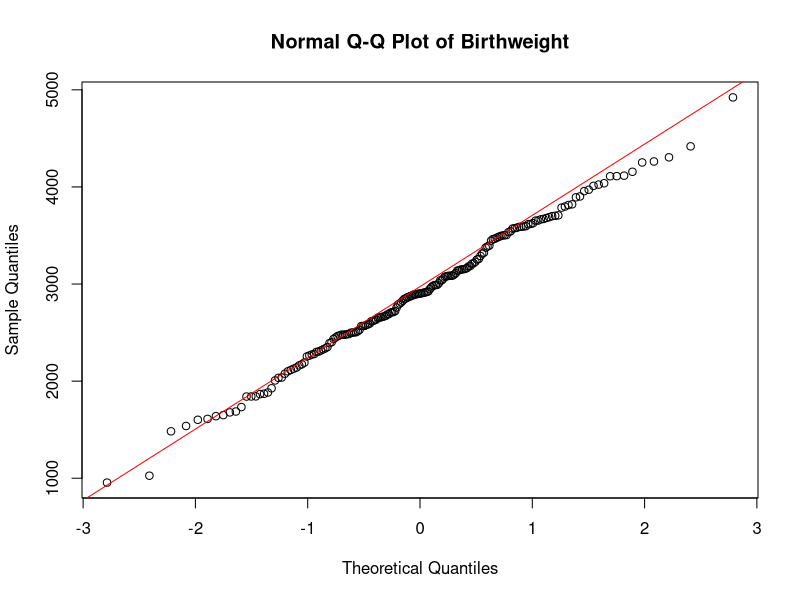
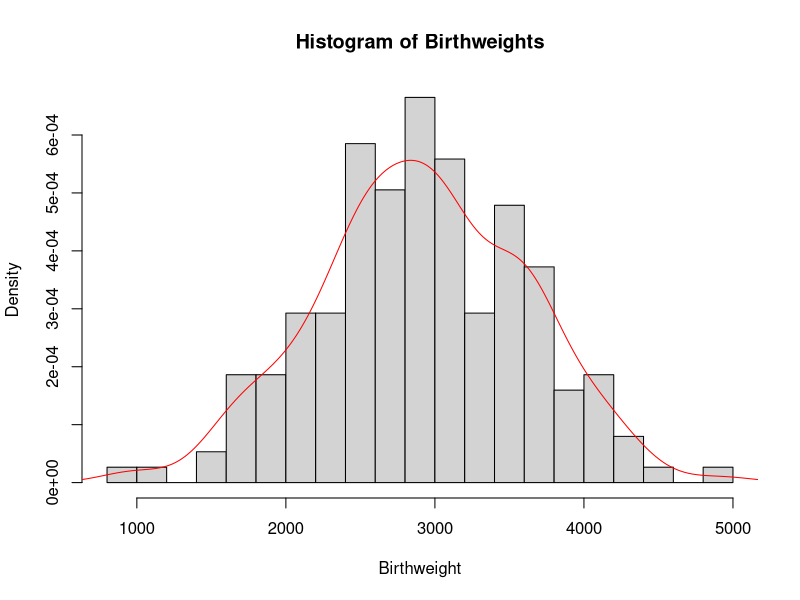
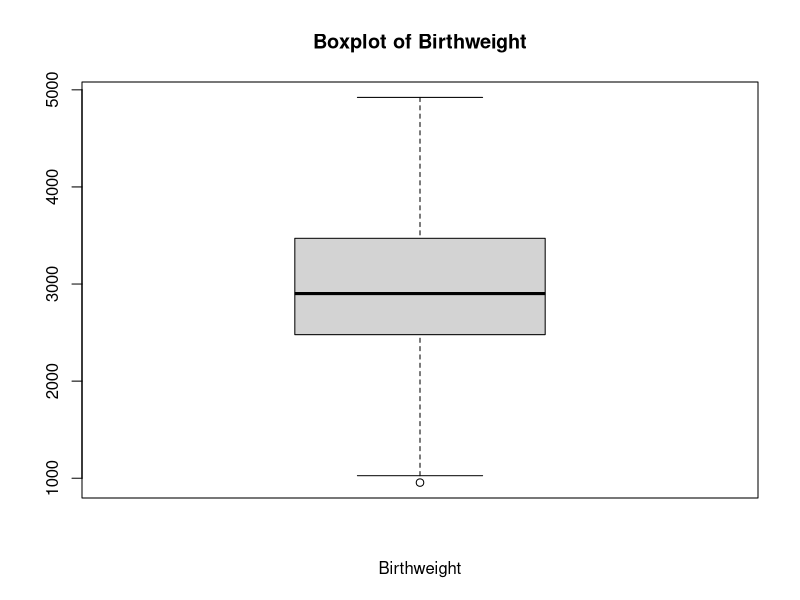
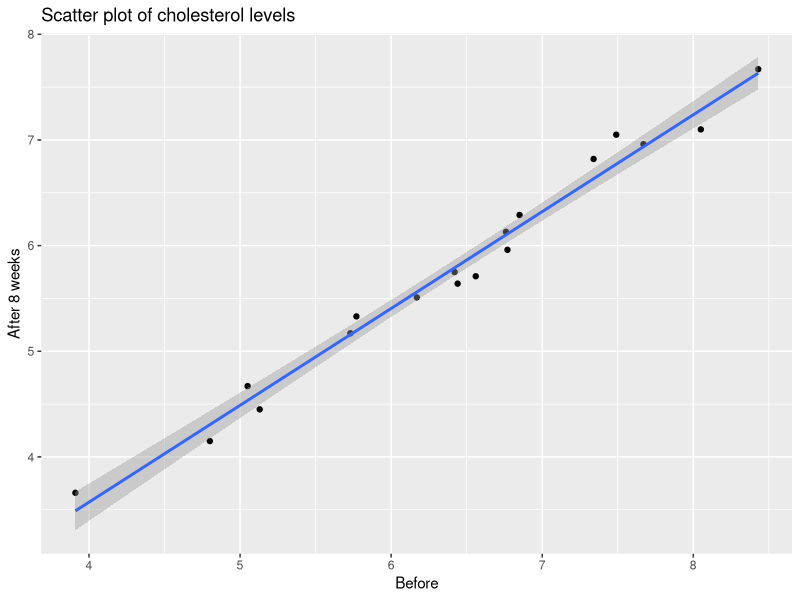
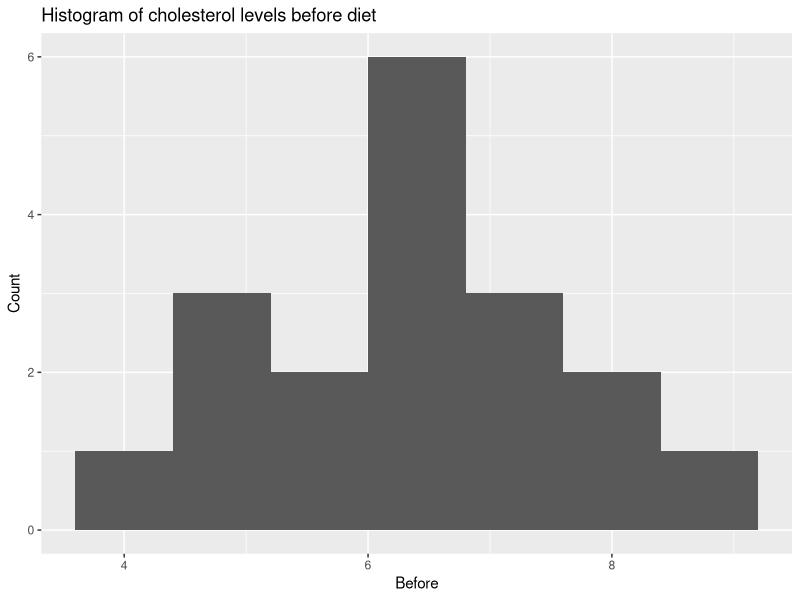
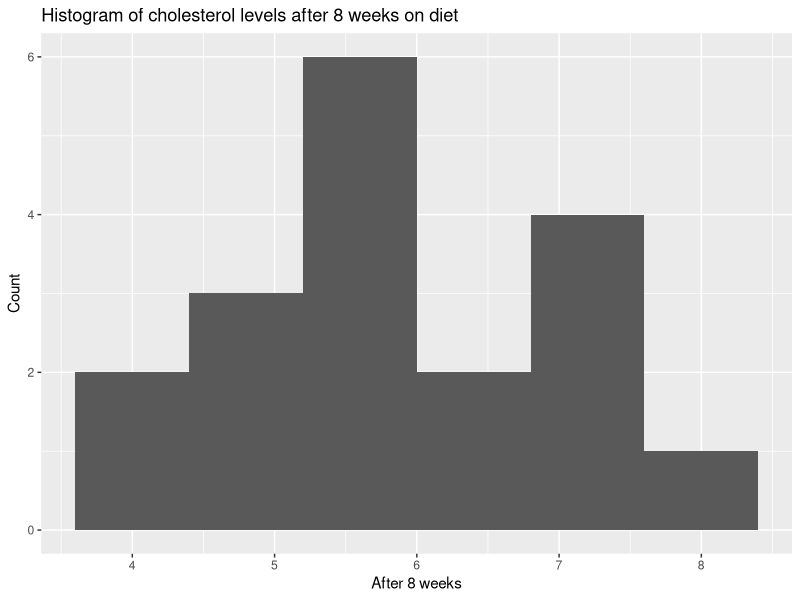
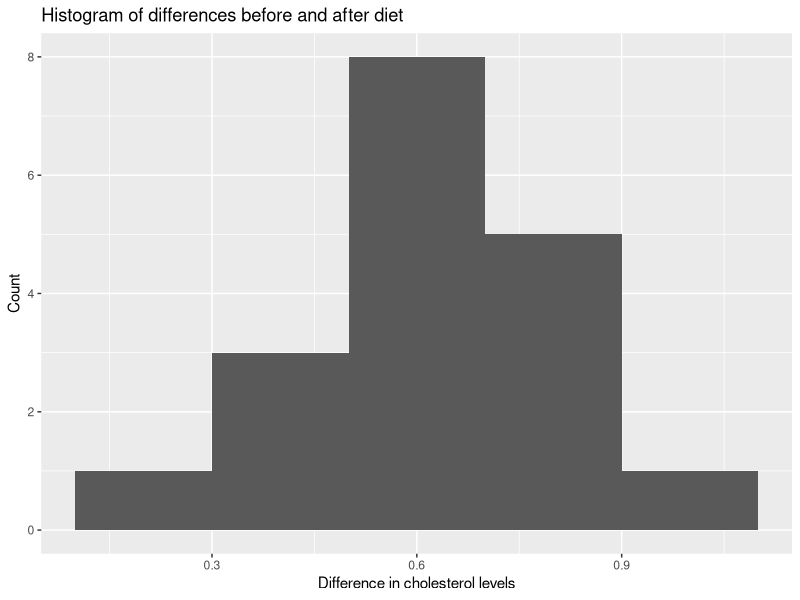
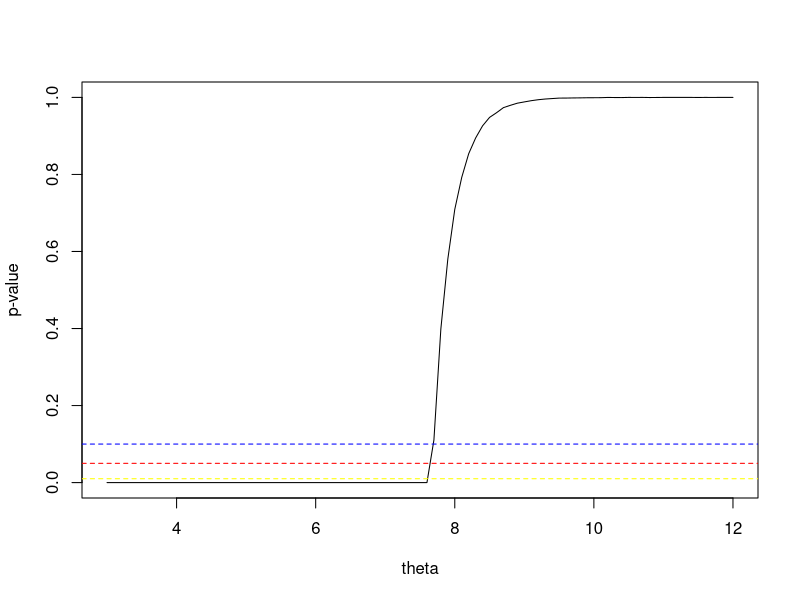

These charts were generated, in order, by the following R code:
## ---- chunk 1
birthweight = read.table(file = "birthweight.txt", header = TRUE)
data= birthweight$birthweight

## ---- chunk 2
qqnorm(data, main = "Normal Q-Q Plot of Birthweight")
qqline(data,col=" red ")

# Check for normality with histogram
hist(x = data,breaks=15,main = "Histogram of Birthweights",
     xlab = " Birthweight ",freq = FALSE)
lines(x= density(x= data), col=" red ")

# Check for normality with boxplot
boxplot (data , main =" Boxplot of Birthweight ",
         xlab =" Birthweight ")#horizontal = TRUE)

## ---- chunk 3
shapiro.test(data)
## ---- chunk 4
# construct Confidence Interval
mu <- mean(data)
stnd <-sd(data)
CI <- 0.96
alpha <- 1-CI
# Calculate the margin of error for a 95% confidence interval
z <- qnorm(1 - alpha/2) # 98th percentile of standard normal distribution
# Calculate the margin of error
me <- z * stnd / sqrt(length(data))
# Calculate the confidence interval
lower_ci = mu - me
upper_ci = mu + me
# Print the confidence interval
cat("Confidence Interval: [", lower_ci, ", ", upper_ci, "]", sep = "")
## ---- chunk 5
# construct a bounded 96%-CI for mu(mean)
for (sample_size in 1:1000) {
  lower_bound = mu - z*stnd/sqrt(sample_size)
  upper_bound = mu + z*stnd/sqrt(sample_size)
  CI_length <- upper_bound - lower_bound
  if (CI_length <= 100) {
    break
  }
}
cat("sample_size",sample_size)
## ---- chunk 6
# Compute a bootstrap 96%-CI for mu and compare it to the above CI.
library(boot)
B <- 1000 # Choose number of bootstrap resamples
boot_data <- boot(data, statistic = function(data, i) mean(data[i]), R = B)
boot_ci <- boot.ci(boot_data, type = "perc", conf = 0.96)
lower_bound_boot_ci <- boot_ci$percent[[4]]
upper_bound_boot_ci <- boot_ci$percent[[5]]
cat("boot_CI Confidence Interval: [", lower_bound_boot_ci, ", ", upper_bound_boot_ci, "]", sep = "")
## ---- chunk 7
# Verify this claim by using a one side t-test
t.test(data, mu = 2800, alternative = "greater")
## ---- chunk 8
# sign test
binom.test(sum(data > 2800), n=length(data), p = 0.5, alternative = "greater")
## ---- chunk 9
B = 1000; n = 50
psign = numeric(B) # will contain P-values of sign test
pttest = numeric(B) # will contain P-values of T test

for(i in 1:B) {
  x = sample(data, n)
  pttest[i] = t.test(x, mu=2800, alt='greater')[[3]] # extract P-value
  psign[i] = binom.test(sum(x>2800), n, alt='greater')[[3]] # extract P-value
}
power_ttest = sum(pttest<0.05)/B
power_sign = sum(psign<0.05)/B
cat("the powers of the t-test: ", power_ttest, ",  the powers of the sing test: ", power_sign, sep = "")
## ---- chunk 10
# Set the number of samples to take and the lower probability
n_samples = 1000
p_left = 0.25
# Create an empty vector to store the sample probabilities
sample_probabilities = numeric(n_samples)
# Take n_samples samples of size n_samples from the birthweight vector
# Calculate the proportion of samples that have a weight less than 2600 grams
# Store the sample proportion in the sample_probabilities vector
for(i in 1:n_samples){
  sample = sample(data, n_samples, replace = TRUE)
  sample_probabilities[i] = sum(sample < 2600)/n_samples
}
# Calculate the standard deviation of the sample proportions
sample_sd = sd(sample_probabilities)
# Calculate the mean of the sample proportions
p_hat = mean(sample_probabilities)
# margin of error
me = p_hat - p_left
# Calculate the upper confidence interval
p_right = p_hat + me
# Calculate the z-score
z = me / sqrt((p_hat*(1-p_hat))/length(data))
# Calculate the level of significance
alpha = (1 - pnorm(z))*2
# Calculate the confidence level
confidence_level = 1 - alpha

cat("Confidence Interval: [", p_left, ", ", p_right, "]","confidence_level: ",confidence_level , sep = "")
## ---- chunk 11
male_means = c()
female_means = c()

for (i in 1:1000) {
  # Select 34 males and 28 females with birthweight < 2600 g
  male_2600 = sample(data< 2600, 34)
  female_2600 = sample(data[data < 2600], 28)
   # Select 61 males and 65 females with birthweight >= 2600 g
  male_others = sample(data[data >= 2600], 61)
  female_others = sample(data[data >= 2600], 65)
   # Combine the selected males and females with birthweight < 2600 g
  males = c(male_2600, male_others)
  females = c(female_2600, female_others)
  # Calculate the mean birthweight for males and females
  male_means = c(male_means, mean(males))
  female_means = c(female_means, mean(females))
}
# Calculate the mean of the sample means for males and females
mean(male_means)
mean(female_means)
# Perform a two-sample t-test assuming unequal variances
t.test(male_means, female_means)
## ---- chunk 12
#library('tidyverse')
cholesterol <- read.table("cholesterol.txt", header = TRUE)

library(ggplot2)

summary(cholesterol)

# Regression the 2 variables are highly correlated
ggplot(cholesterol, aes(x = Before, y = After8weeks)) +
  geom_point() +
  geom_smooth(method = "lm") +
  labs(x = "Before", y = "After 8 weeks", title = "Scatter plot of cholesterol levels")
cor(cholesterol$Before, cholesterol$After8weeks)


# creating histograms
ggplot(cholesterol, aes(x = Before)) +
  geom_histogram(binwidth = 0.8) +
  labs(x = "Before", y = "Count", title = "Histogram of cholesterol levels before diet")

shapiro.test(cholesterol$Before) # accept null, data is normal

ggplot(cholesterol, aes(x = After8weeks)) +
  geom_histogram(binwidth = 0.8) +
  labs(x = "After 8 weeks", y = "Count", title = "Histogram of cholesterol levels after 8 weeks on diet")
shapiro.test(cholesterol$After8weeks) # accept null, data is normal
# checking difference
diff <- cholesterol$Before - cholesterol$After8weeks

ggplot(cholesterol, aes(x = Before - After8weeks)) +
  geom_histogram(binwidth = 0.2) +
  labs(x = "Difference in cholesterol levels", y = "Count", title = "Histogram of differences before and after diet")

shapiro.test(diff) # accept null, data is normal
## ---- chunk 13
wilcox.test(cholesterol$Before, cholesterol$After8weeks, paired = TRUE)
#strong evidence to suggest that the margarine diet #had an effect on cholesterol levels.
## ---- chunk 14
# Calculate estimate for theta
theta_hat <- 2*mean(cholesterol$After8weeks) - 3
sigma <- sqrt((theta_hat-3)^2/12)

n <- length(cholesterol$After8weeks)
z <- qnorm(0.975)

lower <- theta_hat - z*(sigma/sqrt(n))
upper <- theta_hat + z*(sigma/sqrt(n))
#confidence interval
c(lower, upper)
## ---- chunk 15
after = cholesterol$After8weeks
# Define the test statistic function
T <- function(x) max(x)

# Set up the range of theta values to test
theta_vals <- seq(3, 12, by = 0.1)

# Create a vector to store the p-values for each theta value
p_vals <- rep(NA, length(theta_vals))

# Perform the bootstrap test for each theta value
for (i in seq_along(theta_vals)) {
  # Generate bootstrap samples
  boot_samples <- replicate(10000, runif(18, min = 3, max = theta_vals[i]))
  # Calculate test statistics for bootstrap samples
  boot_t <- apply(boot_samples, 2, T)
  # Calculate p-value
  p_vals[i] <- mean(boot_t >= max(after))
}

# Plot the p-values as a function of theta
plot(theta_vals, p_vals, type = "l", xlab = "theta", ylab = "p-value")
abline(h = 0.01, col = "yellow", lty = 2)
abline(h = 0.05, col = "red", lty = 2)
abline(h = 0.1, col = "blue", lty = 2)


## ---- chunk 16

# Median test
binom.test(sum(cholesterol$After8weeks<6),length(cholesterol$After8weeks),p=0.5,alt="less")

binom.test(sum(cholesterol$After8weeks < 4.5), length(cholesterol$After8weeks), p = 0.25, alternative = "less", conf.level = 0.95)


## ---- chunk 17
data = read.table(file = "diet.txt", header = TRUE)
## ---- chunk 18
data$weight.lost=data$preweight-data$weight6weeks

## ---- chunk 19
before=data$preweight;after=data$weight6weeks
par(mfrow=c(1,2))


qqnorm(before)
hist(before)
qqnorm(after)
hist(after)
qqnorm(after-before)
hist(after-before)
t.test(before,after,paired=TRUE)
## ---- chunk 20
data$diet=factor(data$diet)
dataaov=lm(weight.lost~diet,data=data)
anova(dataaov)
## ---- chunk 21
par(mfrow=c(1,2)); qqnorm(residuals(dataaov))
plot(fitted(dataaov),residuals(dataaov))
## ---- chunk 22

summary(dataaov) #can we use fitted(dataaov here as well? )

## ---- chunk 23
genderaov=lm(weight.lost~gender*diet,data=data)  
anova(genderaov)
## ---- chunk 24
preddata=data.frame(diet=c("1","2","3"))
predict(dataaov,preddata)


## ---- chunk 25
#install.packages('MASS')
library(MASS)
data(npk)
## ---- chunk 26
#Create a matrix of random plots
random_plots_matrix <- cbind(rep(1:24),rep(1:6, each = 4),
                             replicate(3, c(replicate(6, sample(c(1,1,0,0))))))
#Convert the matrix to a data frame
data_frame <- data.frame(random_plots_matrix)
#Set column names
header <- c("plot", "block", "N", "P", "K")
colnames(data_frame) <- header
#View the resulting data frame
head(data_frame)
## ---- chunk 27
# Subset the data to only include nitrogen treatment
npk_nitrogen  <- npk[npk$N == 1,]
# Calculate the average yield per block for nitrogen treatment
nitrogen_avg_yield  <- aggregate(yield ~ block, data = npk_nitrogen, FUN = mean)
# Subset the data to only include plots without nitrogen treatment
npk_no_nitrogen  <- npk[npk$N == 0,]
# Calculate the average yield per block for plots without nitrogen treatment
no_nitrogen_avg_yield  <- aggregate(yield ~ block, data = npk_no_nitrogen, FUN = mean)
# Make a boxplot comparing the average yield per block for nitrogen and no nitrogen treatments
boxplot(no_nitrogen_avg_yield$yield, nitrogen_avg_yield$yield,
        names = c("No Nitrogen Treatment", "Nitrogen Treatment"), ylab = "yield")
#legend("topleft", legend = c("Nitrogen Treatment", "No Nitrogen Treatment"))


avg_yield <- apply(cbind(nitrogen_avg_yield[[2]], no_nitrogen_avg_yield[[2]]),1,function(x) unname(unlist(x)))
rownames(avg_yield)<- c("nitrogen_avg_yield","no_nitrogen_avg_yield")

barplot(avg_yield, col = c("#1b98e0", "#353436"),beside = TRUE,
        xlab="blocks",ylab = "yield", ylim=c(0,90),
        names.arg=c("1", "2", "3", "4", "5", "6"))

legend("topleft", legend = c("Nitrogen Treatment", "No Nitrogen Treatment"),
       fill =c("#1b98e0", "#353436"))

## ---- chunk 28
# Check for normality with histogram
hist(x = npk$yield , breaks=7 ,main = "Histogram of yield",
     xlab = " yield ",freq = FALSE)
lines(x= density(x= npk$yield), col=" red ")

qqnorm(npk$yield)
qqline(npk$yield)

# Check for normality with boxplot
plot(yield ~ block + factor(N), data = npk)
# Shapiro-Wilk test
shapiro.test(npk$yield)

## ---- chunk 29
twoANOVA <- aov(yield ~ block * factor(N), data = npk)
summary(twoANOVA)
## ---- chunk 30
model1 = lm(yield ~ N:block + P + K,data=npk)
model2 = lm(yield ~ P:block + N + K,data=npk)
model3 = lm(yield ~ K:block + P + N,data=npk)

print('model 1: ')
anova(model1)
print('model 2: ')
anova(model2)
print('model 3: ')
anova(model3)


model_add = lm(yield ~ N+P+K+block, data=npk)
print('model all sum: ')
anova(model_add)


## ---- chunk 31
library(lme4)

npklmer= lmer(yield~N+(1|block), REML=FALSE, data=npk)
npklmer2=lmer(yield~(1|block), REML=FALSE, data=npk)
npkmaov=anova(npklmer2, npklmer)
npkmaov
